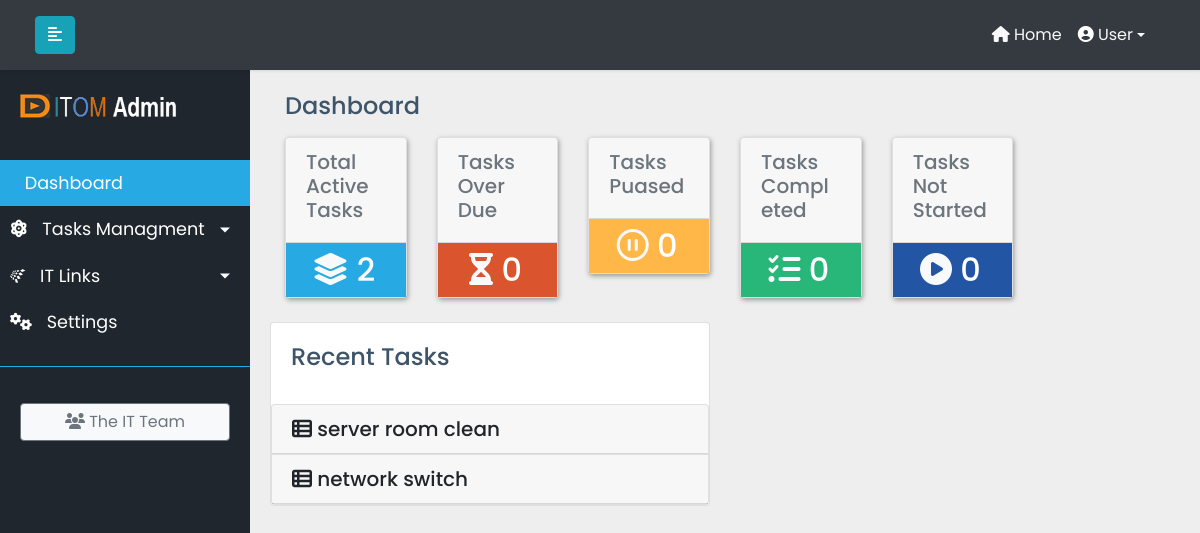
/, run on an earlier commit of the app's database.
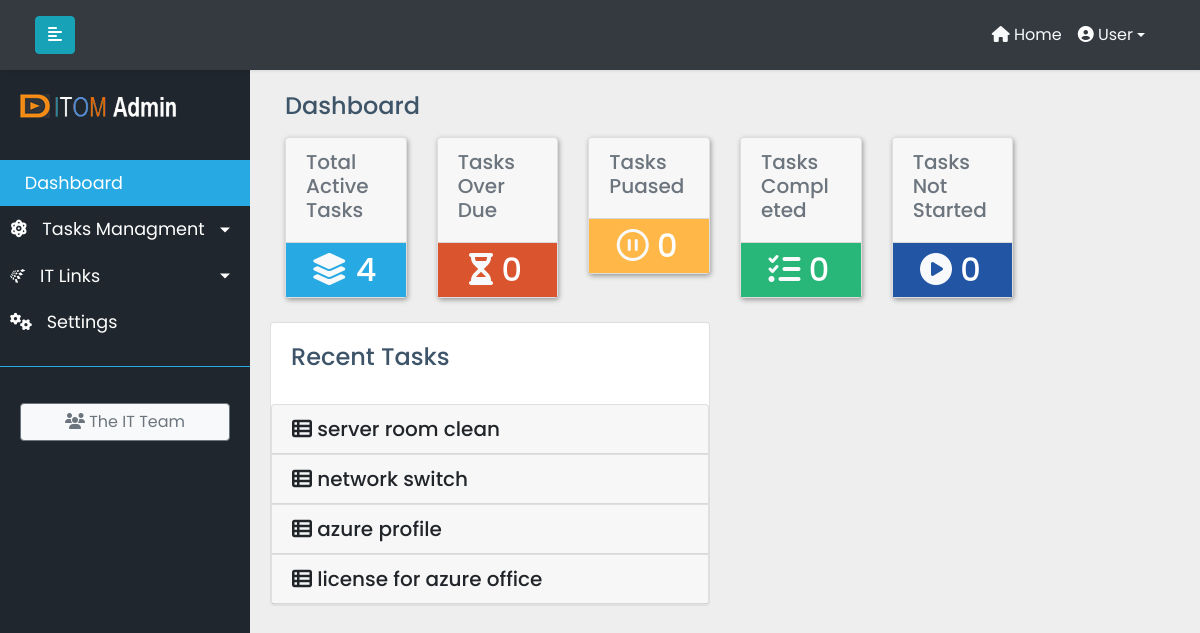
And on a later commit of the database.
### ittasks/models.py (models this page shows, shortened)
class MainTask(models.Model):
    task_title = models.CharField(max_length=200)
    global_task_info = models.TextField(max_length=500,default=None)
    complete = models.BooleanField(default=False)
    overall_precent_complete = models.PositiveIntegerField(default=0)
    created_at = models.DateTimeField(default=datetime.datetime.now())
    updated_at = models.DateTimeField(default=datetime.datetime.now())
    due_date = models.DateTimeField(default=datetime.datetime.now())
    global_task_assign = models.ForeignKey(UserProfile, on_delete=models.CASCADE, related_name="global_task_assign",default=1)
    TASK_STATUS_CHOICES = [
    ('ST', 'STARTED'),
    ('NS', 'NOT STARTED'),
    ('IP', 'IN PROGRESS'),
    ('PA', 'PAUSED'),
    ('CO', 'COMPLETED'),
]
    task_status = models.CharField(max_length=2,choices=TASK_STATUS_CHOICES,default='NOT STARTED')

### ittasks/views.py (the view)
# urls.py: path('', IndexView.as_view(), name='index'),
class IndexView(TemplateView):
    template_name = 'index.html'
    def get_context_data(self, **kwargs):
        context = super(IndexView, self).get_context_data(**kwargs)
        context['active_tasks'] = MainTask.objects.filter(complete=False).count()
        context['maintask'] = MainTask.objects.all()
        context['due_task'] = MainTask.objects.filter(due_date__day__lte=7, complete=False).count()
        context['task_paused'] = MainTask.objects.filter(task_status='PA', complete=False).count()
        context['task_completed'] = MainTask.objects.filter(task_status='CO', complete=True).count()
        context['task_started'] = MainTask.objects.filter(task_status='NS', complete=True).count()
        context['recent_task'] = MainTask.objects.filter(created_at__gte=datetime.now()-timedelta(days=30), complete=False)
        now = timezone.now()
        context['current_time'] = now
        return context

### ittasks/models.py (called while the page is built)
    def __str__(self):
        return self.email

### ittasks/templates/index.html (shortened to what this page needs)
{% extends 'base.html'%}
{% load staticfiles %}
{% block content %}
<link rel="stylesheet" href="{% static 'css/dashboard.css' %}">
<div class="container-fluid">
<h4 class="page-title mt-5">Dashboard</h4>
<div class="row">
                    <div class="col-md-6 col-lg-2 col-xlg-3 mt-2 mb-4">
                        <div class="card card-hover">
                        <div class="card-header">
                              <h5 class="text-muted">Total Active Tasks</h5>
                            </div>
                            <div class="box bgcyan text-center">
                                <div class="text-center text-secondary">
                                  <h2 class="mr-1 mt-2 mb-2 text-white"><i class="fas fa-layer-group fa-1x text-light"></i> {{ active_tasks }}</h2>
                                </div>
                            </div>
                        </div>
                    </div>
                    <div class="col-md-6 col-lg-2 col-xlg-3 mt-2">
                        <div class="card card-hover">
                        <div class="card-header">
                              <h5 class="text-muted">Tasks Over Due</h5>
                            </div>
                            <div class="box bgdanger text-center">
                                <div class="text-center bgdanger">
                                  <h2 class="mr-1 mt-2 mb-2  text-white"><i class="fas fa-hourglass-half fa-1x text-light"></i> {{ due_task }}</h2>
                                </div>
                            </div>
                        </div>
                    </div>
                    <div class="col-md-6 col-lg-2 col-xlg-3 mt-2">
                        <div class="card card-hover">
                        <div class="card-header">
                            <h5 class="text-muted">Tasks Puased  </h5>
                            </div>
                            <div class="box bgwarning text-center">
                                <h2 class="mr-1 mb-2 mt-2 text-white"> <i class="far fa-pause-circle fa-1x text-light"></i> {{ task_paused }}</h2>
                            </div>
                        </div>
                    </div>
                    <div class="col-md-6 col-lg-2 col-xlg-3 mt-2">
                        <div class="card card-hover">
                        <div class="card-header">
                            <h5 class="text-muted">Tasks Completed</h5>
                            </div>
                            <div class="box bgsuccess text-center">
                                <h2 class="mr-1 mb-2 mt-2 text-white"><i class="fas fa-tasks fa-1x text-light"></i> {{ task_completed }}</h2>
                            </div>
                        </div>
                    </div>
                    <div class="col-md-6 col-lg-2 col-xlg-3 mt-2">
                        <div class="card card-hover">
                               <div class="card-header">
                                <h5 class="text-muted">Tasks Not Started</h5>
                                </div>
                            <div class="box bginfo text-center">
                                <h2 class="mr-1 mt-2 mb-2 text-white"><i class="fas fa-play-circle fa-1x text-light"></i> {{task_started}}</h2>
                            </div>
                        </div>
                    </div>
</div>
</div>
<div class="row" id="dashsecond">
        <div class="col-lg-6">
       <div class="card">
         <div class="card-body">
             <h4 class="page-title card-title">Recent Tasks</h4>
         </div>
         <div class="comment-widgets scrollable">
      <div class="accordion" id="accordionExample">
    {% if recent_task %}
    {% for rtasks in recent_task %}
         <div class="card m-b-0">
             <div class="card-header" id="heading-{{ rtasks.id }}">
               <h5 class="mb-0">
                 <a class="artasks" data-toggle="collapse" data-target="#collapse-{{ rtasks.id }}" aria-expanded="true" aria-controls="collapse-{{ rtasks.id }}">
                     <i class="m-r-5 fas fa-th-list" aria-hidden="true"></i>
                     <span>{{rtasks.task_title}}</span>
                 </a>
               </h5>
             </div>
         </div>
        {% endfor %}
          {% endif %}
         </div>
     </div>
         </div>
     </div>
   </div>
   </div>
{% endblock content %}

### ittasks/templates/base.html (shortened to what this page needs)
{% load static %}
<!DOCTYPE html>
<html>
<head>
    <link rel="stylesheet" href="https://stackpath.bootstrapcdn.com/bootstrap/4.1.0/css/bootstrap.min.css">
    <link rel="stylesheet" href="{% static 'css/base.css' %}">
    <link rel="stylesheet" href="https://cdn.materialdesignicons.com/4.5.95/css/materialdesignicons.min.css">
</head>
<body>
    <div class="wrapper">
        <nav id="sidebar">
            <div class="sidebar-header">
                        <img src="{% static 'img/logo-icon.png' %}" class="light-logo" class="logo_name"/>
                        <img src="{% static 'img/logo-text.png' %}" alt="homepage" class="logo_d" />
            </div>
            <ul class="list-unstyled components">
                <li class="active">
                    <a href="#">
                        Dashboard
                    </a>
                </li>
                <li>
                    <a href="#homeSubmenu" data-toggle="collapse" aria-expanded="false" class="dropdown-toggle">
                        <i class="fas fa-atom"></i>
                        Tasks Managment
                    </a>
                    <a href="#pageSubmenu" data-toggle="collapse" aria-expanded="false" class="dropdown-toggle">
                        <i class="fab fa-schlix"></i>
                        IT Links
                    </a>
                </li>
                <li>
                    <a href="#">
                        <i class="fas fa-cogs"></i>
                        Settings
                    </a>
                </li>
            </ul>
            <ul class="list-unstyled CTAs">
                <li>
                    <button type="button" class="btn btn-outline-secondary btn-block bg-light" data-toggle="modal" data-target="#ItTeamModal"><i class="fas fa-users"></i> The IT Team</button>
                </li>
            </ul>
        </nav>
        <div id="content">
            <nav class="navbar navbar-expand-lg navbar-light bg-dark fixed-top" id="topnav">
                <div class="container-fluid">
                    <button type="button" id="sidebarCollapse" class="btn btn-info">
                        <i class="fas fa-align-left"></i>
                    </button>
                    <div class="collapse navbar-collapse" id="navbarSupportedContent">
                        <ul class="nav navbar-nav ml-auto">
                            <li class="nav-item active">
                                <a class="nav-link text-light ml-10" href="#"><i class="fas fa-home"></i> Home</a>
                            </li>
                               <li class="nav-item dropdown pr-4">
                                    <a class="nav-link dropdown-toggle text-light usr-icn" href="#" id="navbarDropdown" role="button" data-toggle="dropdown" aria-haspopup="true" aria-expanded="false">
                                            <i class="fas fa-user-circle text-white"></i> User
                                    </a>
                                  </li>
                        </ul>
                    </div>
                </div>
            </nav>
            <{% block content %}
            {% endblock content %}
        </div>
</body>
</html>

### static/css/base.css (style rules this page uses)
body { font-family: 'Poppins', sans-serif; background: #eeeeee; }
a, a:hover, a:focus { color: inherit; text-decoration: none; transition: all 0.3s; }
.navbar { padding: 15px 20px; background: #fff; border: none; border-radius: 0; margin-bottom: 40px; box-shadow: 1px 1px 3px rgba(0, 0, 0, 0.1); }
i, span { display: inline-block; }
.wrapper { display: flex; align-items: stretch; }
#sidebar { min-width: 250px; max-width: 250px; background: #1F262D; color: #fff; transition: all 0.3s; padding-top: 72px; }
#sidebar ul li a { text-align: left; }
#sidebar .sidebar-header { padding: 20px; background: #1F262D; }
#sidebar ul.components { padding: 20px 0; border-bottom: 1px solid #27A9E3; }
#sidebar ul li a { padding: 10px; font-size: 1.1em; display: block; }
#sidebar ul li a i { margin-right: 10px; }
#sidebar ul li.active>a, a[aria-expanded="true"] { color: #fff; background: #27A9E3; }
a[data-toggle="collapse"] { position: relative; }
.dropdown-toggle::after { display: block; position: absolute; top: 50%; right: 20px; transform: translateY(-50%); }
ul.CTAs { padding: 20px; }
#content { width: 100%; padding: 20px; min-height: 100vh; transition: all 0.3s; }
.navbar-collapse ul li a.nav-link:before { position: absolute; bottom: -5px; left: 0; width: 100%; height: 2px; background: transparent; content: ''; opacity: 0; transition: opacity 0.3s, -webkit-transform 0.3s; transition: opacity 0.3s, transform 0.3s; transition: opacity 0.3s, transform 0.3s, -webkit-transform 0.3s; -webkit-transform: translateY(10px); transform: translateY(10px); }
#topnav ul > li.dropdown > a { background:#343A40; }

### static/css/dashboard.css (style rules this page uses)
.page-title { color: #3E5569; }
.bgcyan { background-color: #27a9e3; }
.bgdanger { background-color: #da542e; }
.bgwarning { background-color: #ffb848; }
.bgsuccess { background-color: #28b779; }
.bginfo { background-color: #2255a4; }
.card-hover { box-shadow: 1px 2px 5px #999; transition: all .4s; }
#dashsecond a.artasks { background-color: #F7F7F7; }

What changed in the data, as far as the page shows it:
added MainTask: task_title "azure profile"
added MainTask: task_title "license for azure office"
Also different on the page:
{{ active_tasks }}: "2" → "4"
